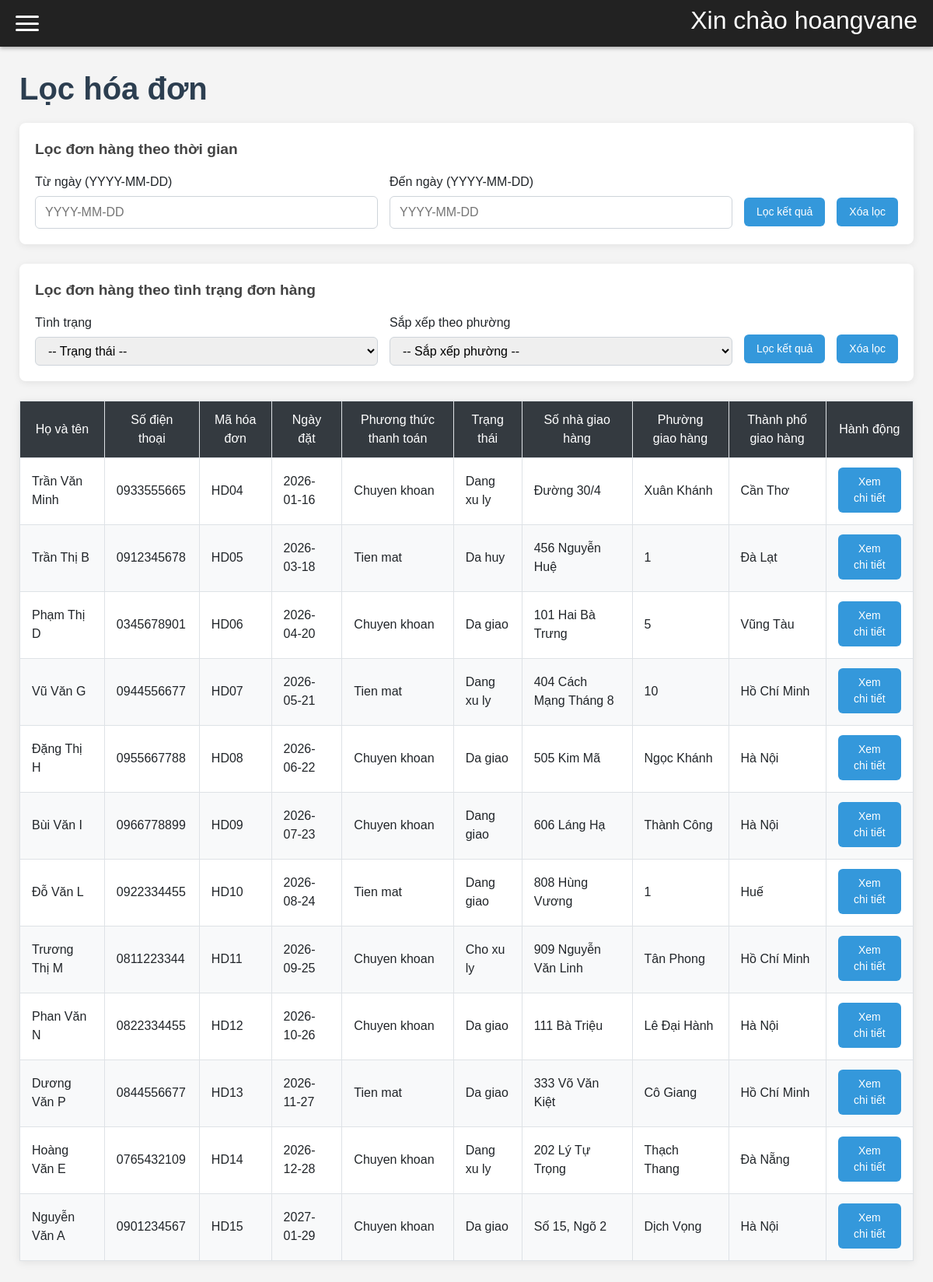
The app's page /admin.php?page=hoadon_loc (signed in) with its own data.
### tables this page shows
CREATE TABLE hoadon (
    mahd VARCHAR(20) PRIMARY KEY NOT NULL,
    ngaydat DATE DEFAULT (CURRENT_DATE), 
    phuongthucthanhtoan VARCHAR(50) NOT NULL,
    trangthai VARCHAR(50) NOT NULL,
    diachihd VARCHAR(255) NOT NULL, 
    phuonghd VARCHAR(255) NOT NULL,
    thanhtienhd float not null default 0,  
    thanhphohd VARCHAR(255) NOT NULL,
    username VARCHAR(50), 
    FOREIGN KEY (username) REFERENCES khachhang(username)
);

CREATE TABLE khachhang(
    username varchar(50) primary key not null unique,
    hoten varchar(50) not null,
    trangthaitk varchar(20) not null,
    SDT varchar (10) not null,
    diachinha varchar(225) not null,
    phuong varchar(255) not null,
    thanhpho varchar(255) not null,
    matkhau varchar(225) not null
);

### hoadon_loc.php (the view, shortened to what this page needs)
<?php
require_once 'db.php';
?>
<!DOCTYPE html>
<html lang="vi">
<head>
    <link href="https://cdn.jsdelivr.net/npm/bootstrap@5.3.3/dist/css/bootstrap.min.css" rel="stylesheet">
</head>
<body>
        <?php
    echo "<h1>Lọc hóa đơn</h1>";
    $tu_ngay  = $_GET['tu_ngay'] ?? '';
    $den_ngay = $_GET['den_ngay'] ?? '';
echo "
    <div class='filter-container'>
        <div class='filter-title'>Lọc đơn hàng theo thời gian</div>
        <form method='GET' class='filter-form'>
            <input type='hidden' name='page' value='hoadon'>
            <div class='filter-group'>
                <label>Từ ngày (YYYY-MM-DD)</label>
                <input type='text' id='tu_ngay' name='tu_ngay' value='$tu_ngay'
                       class='filter-input' placeholder='YYYY-MM-DD'
                       pattern='\d{4}-\d{2}-\d{2}' title='Định dạng: Năm-Tháng-Ngày (VD: 2024-01-01)'>
            </div>
            <div class='filter-group'>
                <label>Đến ngày (YYYY-MM-DD)</label>
                <input type='text' id='den_ngay' name='den_ngay' value='$den_ngay'
                       class='filter-input' placeholder='YYYY-MM-DD'
                       pattern='\d{4}-\d{2}-\d{2}' title='Định dạng: Năm-Tháng-Ngày (VD: 2024-12-31)'>
            </div>
            <button type='button' onclick='locVoiAPI()' class='btn-filter'>Lọc kết quả</button>
            <a href='index.php?page=hoadon_loc' class='btn-filter'>Xóa lọc</a>
        </form>
        <div id='ketqua_loc'></div>
    </div>";
    echo " <div class='filter-container'>
<div class='filter-title'>Lọc đơn hàng theo tình trạng đơn hàng</div>
    <div class='filter-form'>
        <div class='filter-group'>
            <label>Tình trạng</label>
            <select id='loc_tinhtrang' class='filter-input'>
                <option value=''>-- Trạng thái --</option>
                <option value='Cho xu ly'>Chờ xử lý</option>
                <option value='Dang giao'>Đang giao</option>
                <option value='Da giao'>Đã giao</option>
                <option value='Da huy'>Đã hủy</option>
            </select> </div>
        <div class='filter-group'>
            <label>Sắp xếp theo phường </label>
            <select id='sapxepphuong' class='filter-input'>
                <option value=''>-- Sắp xếp phường --</option>
                <option value='asc'>A → Z</option>
                <option value='desc'>Z → A</option>
            </select></div>
        <button type='button' class='btn-filter' onclick='locDonHang()'>Lọc kết quả</button>
        <a href='index.php?page=hoadon_loc' class='btn-filter'>Xóa lọc</a>
    </div>
</div>";
    $sql = "SELECT * FROM hoadon join khachhang on hoadon.username = khachhang.username ";
    $rs = mysqli_query($conn, $sql);
    echo "<table id='main-table'>
            <thead>
            <th>Họ và tên</th>
            <th>Số điện thoại</th>
            <th>Mã hóa đơn</th>
            <th>Ngày đặt</th>
            <th>Phương thức thanh toán</th>
            <th>Trạng thái</th>
            <th>Số nhà giao hàng</th>
            <th>Phường giao hàng</th>
            <th>Thành phố giao hàng</th>
            <th>Hành động</th>
    </thead>";
    while ($row = mysqli_fetch_assoc($rs)) {
        echo "<tr>
                <td data-label='Họ và tên'>{$row['hoten']}</td>
                <td data-label='Số điện thoại'>{$row['SDT']}</td>
                <td data-label='Mã hóa đơn'>{$row['mahd']}</td>
                <td data-label='Ngày đặt'>{$row['ngaydat']}</td>
                <td data-label='Thanh toán'>{$row['phuongthucthanhtoan']}</td>
                <td data-label='Trạng thái'>{$row['trangthai']}</td>
                <td data-label='Địa chỉ'>{$row['diachihd']}</td>
                <td data-label='Phường'>{$row['phuonghd']}</td>
                <td data-label='Thành phố'>{$row['thanhphohd']}</td>
                <td data-label='Hành động'>
                <button type='button' class='btn-filter' onclick=\"showDetails('{$row['mahd']}')\">Xem chi tiết</button></td>
              </tr>";
    }
    echo "</table>";
?>
</div>

### admin.php (style rules this page uses)
* { margin: 0; padding: 0; box-sizing: border-box; }
body { font-family: Arial, sans-serif; background: #f4f4f4; min-height: 100vh; }

### hoadon_loc.php (style rules this page uses)
body { font-family: Arial, sans-serif; background: #f4f4f4; min-height: 100vh; }
h1 { color: #2c3e50; margin-bottom: 20px; font-weight: bold; }
.filter-container { background: white; padding: 20px; border-radius: 8px; box-shadow: 0 2px 10px rgba(0,0,0,0.08); margin-bottom: 25px; }
.filter-title { font-size: 1.2rem; font-weight: 600; margin-bottom: 15px; color: #444; }
.filter-form { display: flex; flex-wrap: wrap; gap: 15px; align-items: flex-end; }
.filter-group { flex: 1; min-width: 220px; }
.filter-group label { display: block; margin-bottom: 6px; font-weight: 500; }
.filter-input { width: 100%; padding: 8px 12px; border: 1px solid #ced4da; border-radius: 6px; font-size: 1rem; }
.btn-filter { display:inline-block; padding:8px 16px; background:#3498db; color:white; border-radius:6px; text-decoration:none; font-size:14px; transition:0.2s; border:none; margin-bottom: 3px; cursor:pointer; }
table#main-table { width: 100%; border-collapse: collapse; background: white; box-shadow: 0 2px 10px rgba(0,0,0,0.08); margin-top: 20px; }
table th, table td { padding: 12px 15px; border: 1px solid #dee2e6; text-align: left; }
table th { background: #343a40; color: white; text-align: center; font-weight: 500; }
table tr:nth-child(even) { background: #f8f9fa; }

### records on screen
hoadon: username.hoten "Trần Văn Minh", username.SDT "0933555665", mahd "HD04", ngaydat "2026-01-16", phuongthucthanhtoan "Chuyen khoan", trangthai "Dang xu ly", diachihd "Đường 30/4", phuonghd "Xuân Khánh", thanhphohd "Cần Thơ"
hoadon: username.hoten "Trần Thị B", username.SDT "0912345678", mahd "HD05", ngaydat "2026-03-18", phuongthucthanhtoan "Tien mat", trangthai "Da huy", diachihd "456 Nguyễn Huệ", phuonghd "1", thanhphohd "Đà Lạt"
hoadon: username.hoten "Phạm Thị D", username.SDT "0345678901", mahd "HD06", ngaydat "2026-04-20", phuongthucthanhtoan "Chuyen khoan", trangthai "Da giao", diachihd "101 Hai Bà Trưng", phuonghd "5", thanhphohd "Vũng Tàu"
hoadon: username.hoten "Vũ Văn G", username.SDT "0944556677", mahd "HD07", ngaydat "2026-05-21", phuongthucthanhtoan "Tien mat", trangthai "Dang xu ly", diachihd "404 Cách Mạng Tháng 8", phuonghd "10", thanhphohd "Hồ Chí Minh"
hoadon: username.hoten "Đặng Thị H", username.SDT "0955667788", mahd "HD08", ngaydat "2026-06-22", phuongthucthanhtoan "Chuyen khoan", trangthai "Da giao", diachihd "505 Kim Mã", phuonghd "Ngọc Khánh", thanhphohd "Hà Nội"
hoadon: username.hoten "Bùi Văn I", username.SDT "0966778899", mahd "HD09", ngaydat "2026-07-23", phuongthucthanhtoan "Chuyen khoan", trangthai "Dang giao", diachihd "606 Láng Hạ", phuonghd "Thành Công", thanhphohd "Hà Nội"
hoadon: username.hoten "Đỗ Văn L", username.SDT "0922334455", mahd "HD10", ngaydat "2026-08-24", phuongthucthanhtoan "Tien mat", trangthai "Dang giao", diachihd "808 Hùng Vương", phuonghd "1", thanhphohd "Huế"
hoadon: username.hoten "Trương Thị M", username.SDT "0811223344", mahd "HD11", ngaydat "2026-09-25", phuongthucthanhtoan "Chuyen khoan", trangthai "Cho xu ly", diachihd "909 Nguyễn Văn Linh", phuonghd "Tân Phong", thanhphohd "Hồ Chí Minh"
hoadon: username.hoten "Phan Văn N", username.SDT "0822334455", mahd "HD12", ngaydat "2026-10-26", phuongthucthanhtoan "Chuyen khoan", trangthai "Da giao", diachihd "111 Bà Triệu", phuonghd "Lê Đại Hành", thanhphohd "Hà Nội"
hoadon: username.hoten "Dương Văn P", username.SDT "0844556677", mahd "HD13", ngaydat "2026-11-27", phuongthucthanhtoan "Tien mat", trangthai "Da giao", diachihd "333 Võ Văn Kiệt", phuonghd "Cô Giang", thanhphohd "Hồ Chí Minh"
hoadon: username.hoten "Hoàng Văn E", username.SDT "0765432109", mahd "HD14", ngaydat "2026-12-28", phuongthucthanhtoan "Chuyen khoan", trangthai "Dang xu ly", diachihd "202 Lý Tự Trọng", phuonghd "Thạch Thang", thanhphohd "Đà Nẵng"
hoadon: username.hoten "Nguyễn Văn A", username.SDT "0901234567", mahd "HD15", ngaydat "2027-01-29", phuongthucthanhtoan "Chuyen khoan", trangthai "Da giao", diachihd "Số 15, Ngõ 2", phuonghd "Dịch Vọng", thanhphohd "Hà Nội"

### other values on screen
$_SESSION['admin'] "hoangvane"
